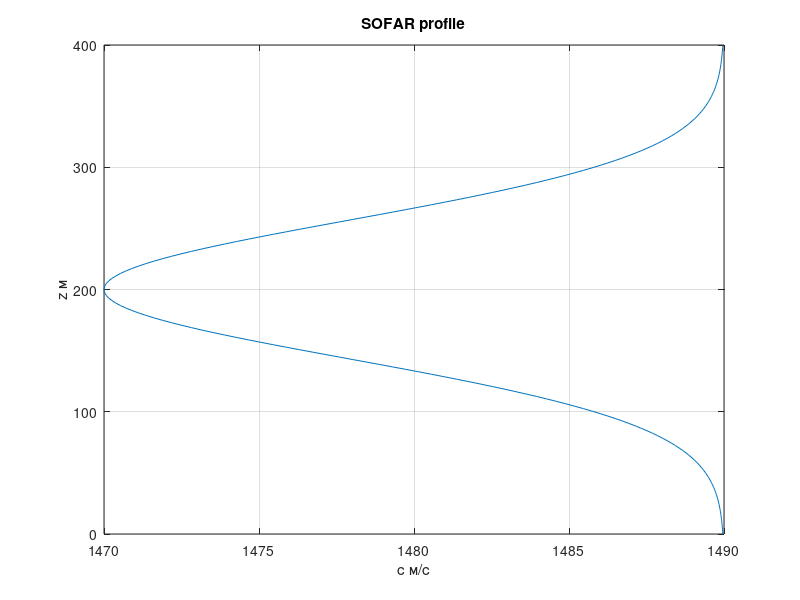

The MATLAB source for this figure:
% SOFAR канал
% Волновод вокруг минимума c(z)

depth = 200; nrays = 7;
zr2 = linspace(0, 400, 200);
csm = 1490 - 20*exp(-((zr2-depth)/80).^2);
figure;
plot(csm, zr2);
title('SOFAR profile'); xlabel('c м/с'); ylabel('z м'); grid on;

%{
@play
{
 "title": "SOFAR канал",
 "groups": [
  {
   "name": "Профиль",
   "controls": [
    {
     "var": "depth",
     "label": "Ось канала м",
     "min": 100,
     "max": 400,
     "step": 50,
     "default": 200
    },
    {
     "var": "nrays",
     "label": "Число лучей",
     "min": 3,
     "max": 11,
     "step": 2,
     "default": 7
    }
   ]
  }
 ]
}
%}
